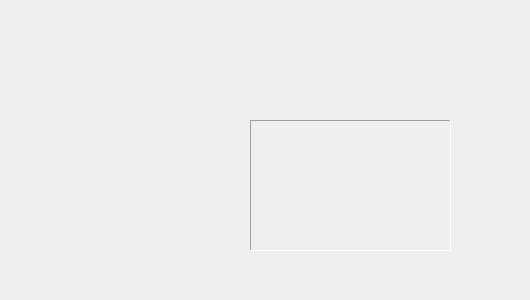
<ui version="4.0" >
 <class>Dialog</class>
 <widget class="QDialog" name="Dialog" >
  <property name="geometry" >
   <rect>
    <x>0</x>
    <y>0</y>
    <width>530</width>
    <height>300</height>
   </rect>
  </property>
  <property name="windowTitle" >
   <string>Dialog</string>
  </property>
  <widget class="QFrame" name="frame" >
   <property name="geometry" >
    <rect>
     <x>250</x>
     <y>120</y>
     <width>201</width>
     <height>131</height>
    </rect>
   </property>
   <property name="frameShape" >
    <enum>QFrame::Panel</enum>
   </property>
   <property name="frameShadow" >
    <enum>QFrame::Sunken</enum>
   </property>
   <layout class="QVBoxLayout" >
    <item>
     <widget class="QWidget" native="1" name="widget" />
    </item>
   </layout>
  </widget>
 </widget>
 <resources/>
 <connections/>
</ui>
